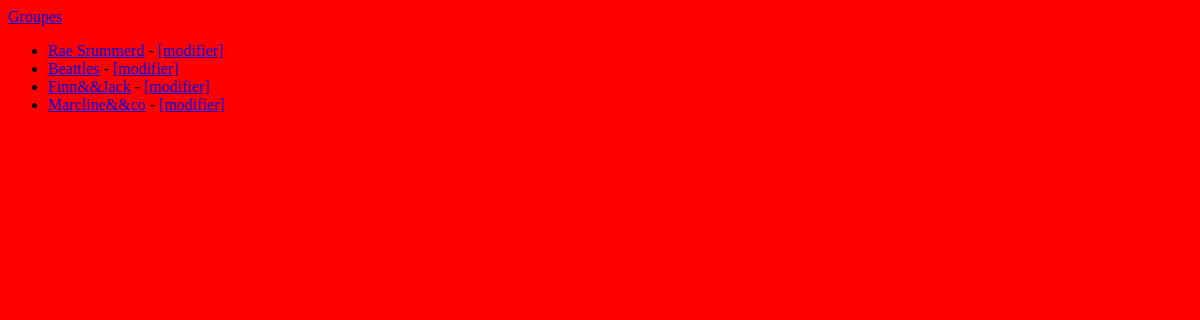
The page /bands/ on the database as committed earlier.
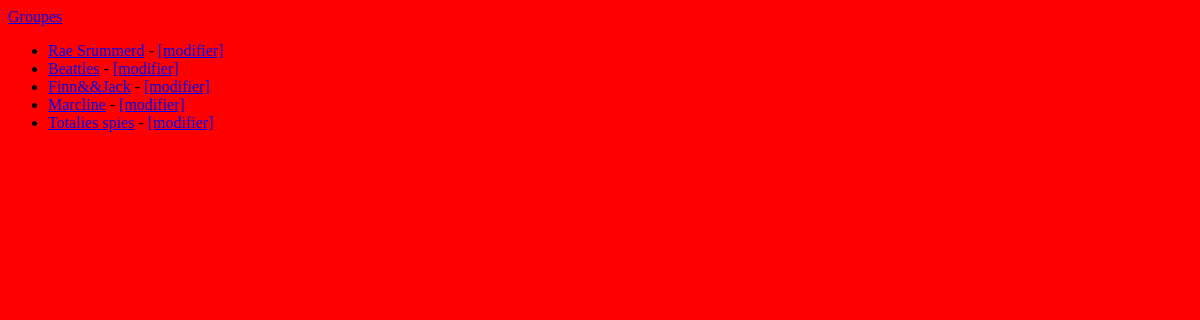
The same page on the database as committed later.
### listings/models.py (models this page shows, shortened)
class Band(models.Model):
    class Genre(models.TextChoices):
        HIP_HOP = 'HH'
        SYNTH_POP = 'SP'
        ALTERNATIVE_ROCK = 'AR'
    name = models.fields.CharField(max_length=100)
    genre = models.fields.CharField(choices=Genre.choices, max_length=5)
    biography = models.fields.CharField(max_length=1000)
    year_formed = models.fields.IntegerField(validators=[MinValueValidator(1900), MaxValueValidator(2023)])
    active = models.fields.BooleanField(default=True)
    official_homepage = models.fields.URLField(null=True, blank=True)

### listings/views.py (the view)
# urls.py: path("bands/", views.band_list, name="band-list"),
def band_list(request):
    band = Band.objects.all()
    return render(request, 'listings/band_list.html', {'bands': band})

### listings/templates/listings/band_list.html
{% extends 'listings/base.html' %}
{% block content %}
<ul>
    {% for band in bands %}
    <li>
        <a href="{% url 'band-detail' band.id %}">{{ band.name }}</a>
        - <a href="{% url 'band-update' band.id %}">[modifier]</a>
    </li>
    {% endfor %}
</ul>
{% endblock %}

### listings/templates/listings/base.html (shortened to what this page needs)
{% load static %}
<html>
    <head>
        <link rel="stylesheet" href="{% static 'listings/styles.css' %}" />
    </head>
    <body>
        <nav>
            <a href="{% url 'band-list' %}">Groupes</a>
        </nav>
        {% block content %}{% endblock %}
    </body>
</html>

### listings/listings/static/styles.css (style rules this page uses)
body { background-color: red; }

Rows that differ between the two databases and show on the page:
changed Band: name "Marcline&&co" → "Marcline"
added Band: name "Totalies spies"
